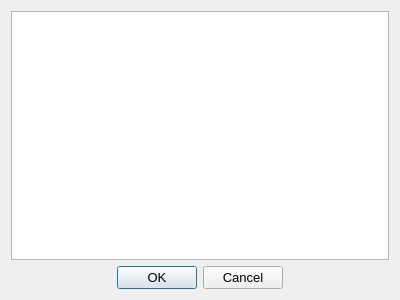
<?xml version="1.0" encoding="UTF-8"?>
<ui version="4.0">
 <class>SelectNamesDialog</class>
 <widget class="QDialog" name="SelectNamesDialog">
  <property name="geometry">
   <rect>
    <x>0</x>
    <y>0</y>
    <width>400</width>
    <height>300</height>
   </rect>
  </property>
  <property name="font">
   <font>
    <pointsize>10</pointsize>
   </font>
  </property>
  <property name="windowTitle">
   <string>Выберите таблицы для преобразования</string>
  </property>
  <layout class="QGridLayout" name="gridLayout">
   <item row="0" column="0">
    <widget class="QListView" name="list_view_names">
     <property name="font">
      <font>
       <pointsize>10</pointsize>
      </font>
     </property>
    </widget>
   </item>
   <item row="1" column="0">
    <widget class="QDialogButtonBox" name="button_box">
     <property name="font">
      <font>
       <pointsize>10</pointsize>
      </font>
     </property>
     <property name="orientation">
      <enum>Qt::Horizontal</enum>
     </property>
     <property name="standardButtons">
      <set>QDialogButtonBox::Cancel|QDialogButtonBox::Ok</set>
     </property>
     <property name="centerButtons">
      <bool>true</bool>
     </property>
    </widget>
   </item>
  </layout>
 </widget>
 <resources/>
 <connections>
  <connection>
   <sender>button_box</sender>
   <signal>accepted()</signal>
   <receiver>SelectNamesDialog</receiver>
   <slot>accept()</slot>
   <hints>
    <hint type="sourcelabel">
     <x>248</x>
     <y>254</y>
    </hint>
    <hint type="destinationlabel">
     <x>157</x>
     <y>274</y>
    </hint>
   </hints>
  </connection>
  <connection>
   <sender>button_box</sender>
   <signal>rejected()</signal>
   <receiver>SelectNamesDialog</receiver>
   <slot>reject()</slot>
   <hints>
    <hint type="sourcelabel">
     <x>316</x>
     <y>260</y>
    </hint>
    <hint type="destinationlabel">
     <x>286</x>
     <y>274</y>
    </hint>
   </hints>
  </connection>
 </connections>
</ui>
